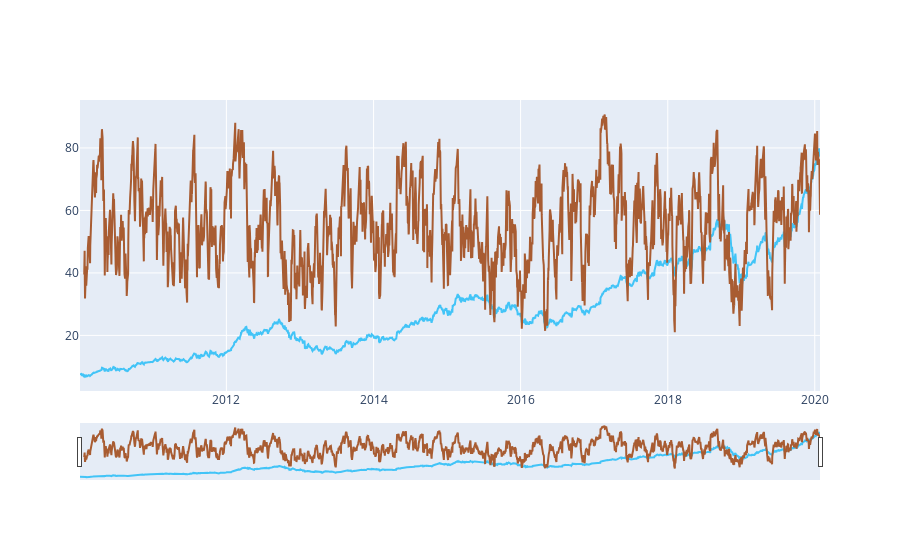

This figure's notebook cell:
### Code cell
d

### Figure 1 — Plotly figure (JSON) as saved in the notebook; plotly's stock layout.template omitted (floating-point values rounded to 4 significant figures; data arrays with more than 128 entries replaced by an {"elided": "..."} marker saying what was removed)
{"data": [{"hoverinfo": "y", "line": {"color": "#42C4F7"}, "mode": "lines", "type": "scatter", "x": {"elided": "2533 str values"}, "y": {"elided": "2533 float values"}, "yaxis": "y"}, {"hoverinfo": "y", "line": {"color": "#a85c32"}, "mode": "lines", "type": "scatter", "x": {"elided": "2533 str values"}, "y": {"elided": "2533 float values"}, "yaxis": "y"}], "layout": {"autosize": true, "showlegend": false, "xaxis": {"autorange": true, "range": ["2010-01-04", "2020-01-27"], "rangeslider": {"autorange": true, "range": ["2010-01-04", "2020-01-27"], "visible": true, "yaxis": {"_template": null, "rangemode": "match"}}, "type": "date"}, "yaxis": {"autorange": true, "range": [2.201, 95.35], "type": "linear"}}}
